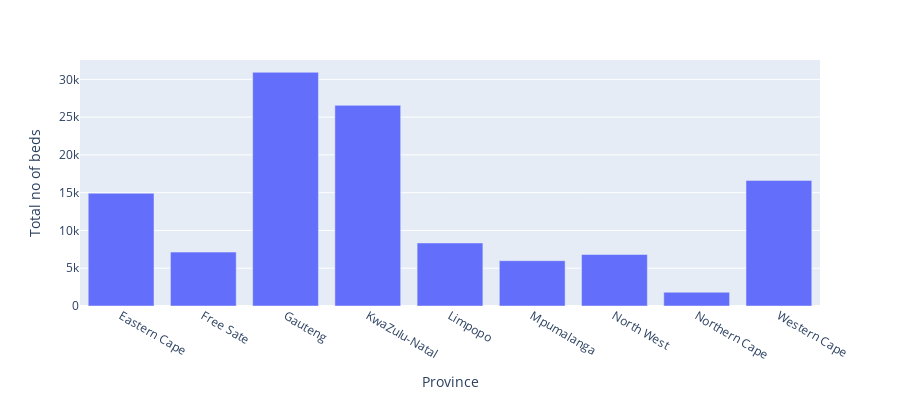

The code cell stored with this chart in its notebook:
### Markdown cell above
### 4.2 Hospital dataset

### Code cell
#Looking closely into the national hospital dataframe

fig = px.bar(hosp_beds, x='Province', y='Total no of beds',
             hover_data=['No of public hospitals', 'No of private hospitals'],
             labels={'Number of hospital beds nationally'}, height=400)
fig.show()

### Figure 1 — Plotly figure (JSON) as saved in the notebook; plotly's stock layout.template omitted (floating-point values rounded to 4 significant figures)
{"data": [{"alignmentgroup": "True", "customdata": [[91, 17], [34, 13], [39, 83], [77, 12], [42, 10], [33, 13], [22, 14], [16, 2], [53, 39]], "hoverlabel": {"namelength": 0}, "hovertemplate": "Province=%{x}<br>Total no of beds=%{y}<br>No of public hospitals=%{customdata[0]}<br>No of private hospitals=%{customdata[1]}", "legendgroup": "", "marker": {"color": "#636efa"}, "name": "", "offsetgroup": "", "orientation": "v", "showlegend": false, "textposition": "auto", "type": "bar", "x": ["Eastern Cape", "Free Sate", "Gauteng", "KwaZulu-Natal", "Limpopo", "Mpumalanga", "North West", "Northern Cape", "Western Cape"], "xaxis": "x", "y": [14923, 7135, 30934, 26562, 8345, 5997, 6817, 1816, 16626], "yaxis": "y"}], "layout": {"barmode": "relative", "height": 400, "legend": {"tracegroupgap": 0}, "margin": {"t": 60}, "xaxis": {"anchor": "y", "domain": [0, 1], "title": {"text": "Province"}}, "yaxis": {"anchor": "x", "domain": [0, 1], "title": {"text": "Total no of beds"}}}}
